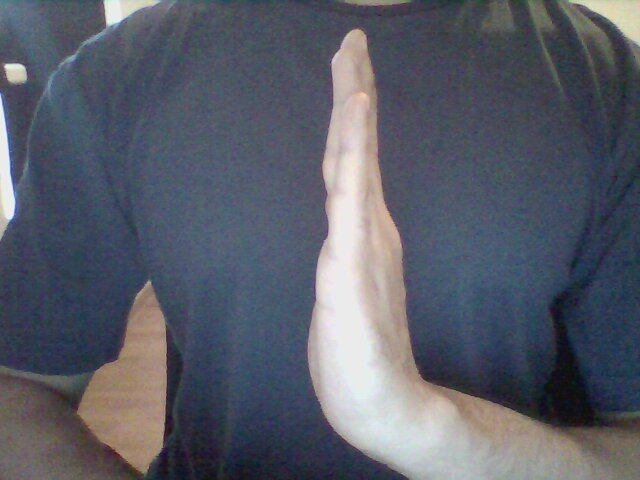
#> input picture notebooks/examples/left_example.jpg, 640 x 480 px
$ jupyter execute image_preprocessing.ipynb
#> lines starting #> are read from the running program, lines starting #| are printed output that depends on the picture; after the words box and inside, x2 and y2 are one past the last pixel; in counts of white or black regions, pixels touching at a corner belong together
[cell 1]
import numpy as np
import matplotlib.pyplot as plt
import cv2

[cell 2]
#crop image
def crop(im, w_crop=.3, h_crop=.2):
    h, w = im.shape
    h_margin, w_margin = int(h*h_crop), int(w*w_crop)
    return im[h_margin:-h_margin, w_margin:-w_margin]

# resize image
def resize(im, shape=(64, 64)):
    width = int(im.shape[1] * shape[1]/ im.shape[1])
    height = int(im.shape[0] * shape[0]/ im.shape[0])
    return cv2.resize(im, (width, height), interpolation=cv2.INTER_AREA)


# make image black and white
def black_white(im):
    (thresh, im_bw) = cv2.threshold(im, 150, 255, cv2.THRESH_BINARY)
    return im_bw


# plot images
def plot_images(im_list, titles=None):
    f, axarr = plt.subplots(1, len(im_list), figsize=(10,10))
    for i, ax, im in zip(range(len(im_list)), axarr, im_list):
        ax.imshow(im, cmap=plt.cm.gray)
        ax.axis("off")
        if titles:
            ax.title.set_text(titles[i])
    plt.show()

def process_image(im):
    return black_white(resize(crop(im)))

[cell 3]
left_im = cv2.imread('examples/left_example.jpg', cv2.IMREAD_GRAYSCALE)
#> left_im: shape (480, 640); min 13, max 243, mean 93.3
left_im_croped = crop(left_im)
left_im_resized = resize(left_im_croped)
left_im_bw = black_white(left_im_resized)
#> in black_white, `(thresh, im_bw) = cv2.threshold(im, 150, 255, cv2.THRESH_BINARY)`:
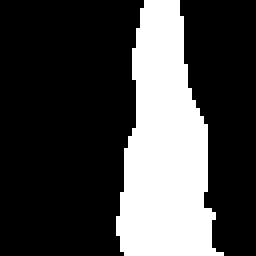
#> im_bw: shape (64, 64) (shown 4 times larger); 27.3% white; 1 white region, box (x1, y1, x2, y2) and area: (29, 0, 56, 64) 1120
left_images = [left_im, left_im_croped, left_im_resized, left_im_bw]

right_im = cv2.imread('examples/right_example.jpg', cv2.IMREAD_GRAYSCALE)
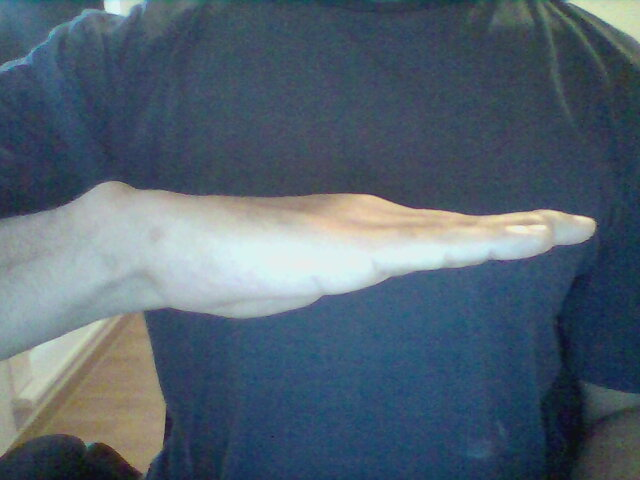
#> input picture notebooks/examples/right_example.jpg, 640 x 480 px
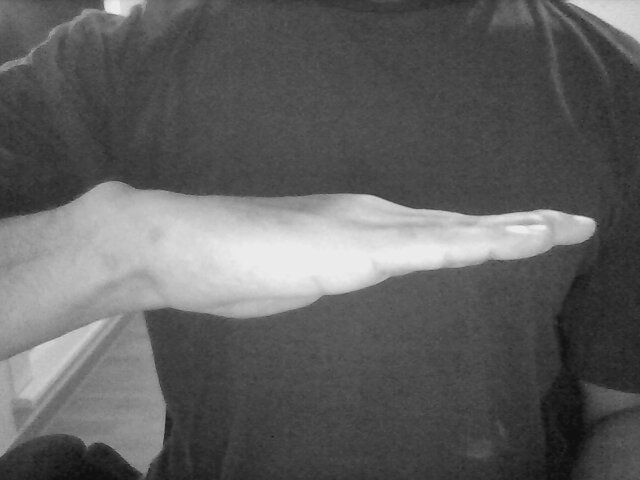
#> right_im: shape (480, 640); min 13, max 242, mean 96
right_im_croped = crop(right_im)
right_im_resized = resize(right_im_croped)
right_im_bw = black_white(right_im_resized)
#> in black_white (call 2), `(thresh, im_bw) = cv2.threshold(im, 150, 255, cv2.THRESH_BINARY)`: im_bw: shape (64, 64); 32.1% white; 1 white region, box (x1, y1, x2, y2) and area: (0, 22, 64, 49) 1316
right_images = [right_im, right_im_croped, right_im_resized, right_im_bw]

wait_im = cv2.imread('examples/wait_example.jpg', cv2.IMREAD_GRAYSCALE)
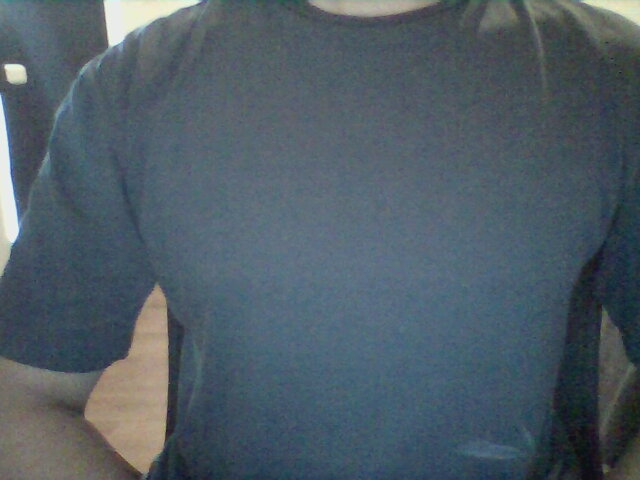
#> input picture notebooks/examples/wait_example.jpg, 640 x 480 px
#> wait_im: shape (480, 640); min 13, max 244, mean 89.8
wait_im_croped = crop(wait_im)
wait_im_resized = resize(wait_im_croped)
wait_im_bw = black_white(wait_im_resized)
#> in black_white (call 3), `(thresh, im_bw) = cv2.threshold(im, 150, 255, cv2.THRESH_BINARY)`: im_bw: shape (64, 64); every value is 0
wait_images = [wait_im, wait_im_croped, wait_im_resized, wait_im_bw]


titles = ["original", "croped", "resized", "black&white"]
print("Accelerate left command")
plot_images(left_images, titles)
#> the loop in plot_images, `for i, ax, im in zip(range(len(im_list)), axarr, im_list):` made 4 passes
print("Accelerate right command")
plot_images(right_images, titles)
#> the loop in plot_images (call 2), `for i, ax, im in zip(range(len(im_list)), axarr, im_list):` made 4 passes
print("Wait command")
plot_images(wait_images, titles)


# resize image
print(f"original image shape: {left_im.shape}")
#| original image shape: (480, 640)
print(f"croped image shape: {left_im_croped.shape}")
#| croped image shape: (288, 256)
print(f"resized image shape: {left_im_resized.shape}")
#| resized image shape: (64, 64)

## Clear background examples

[cell 4]
white_shirt_right_im = cv2.imread('examples/white_shirt_right_example.jpg', cv2.IMREAD_GRAYSCALE)
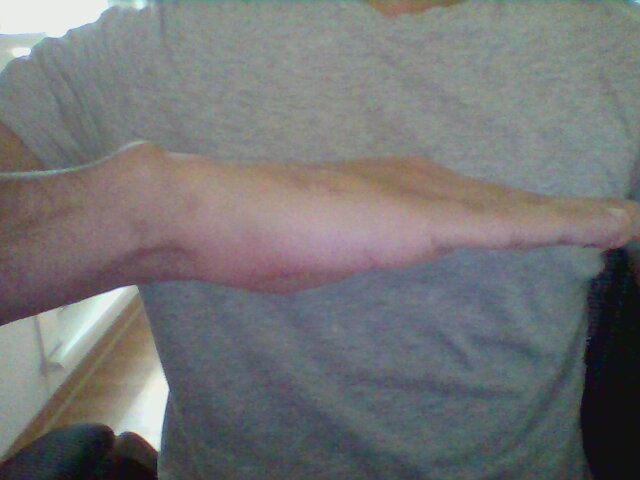
#> input picture notebooks/examples/white_shirt_right_example.jpg, 640 x 480 px
#> white_shirt_right_im: shape (480, 640); min 10, max 243, mean 116.2
white_shirt_right_im_croped = crop(white_shirt_right_im)
white_shirt_right_im_resized = resize(white_shirt_right_im_croped)
white_shirt_right_im_bw = black_white(white_shirt_right_im_resized)
#> in black_white (call 4), `(thresh, im_bw) = cv2.threshold(im, 150, 255, cv2.THRESH_BINARY)`: im_bw: shape (64, 64); 11.7% white; 1 white region, box (x1, y1, x2, y2) and area: (4, 20, 64, 35) 480
white_shirt_right_images = [white_shirt_right_im, white_shirt_right_im_croped, white_shirt_right_im_resized, white_shirt_right_im_bw]

white_shirt_left_im = cv2.imread('examples/white_shirt_left_example.jpg', cv2.IMREAD_GRAYSCALE)
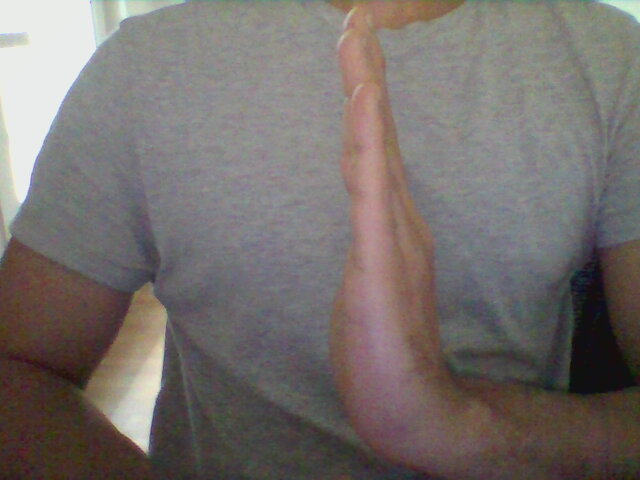
#> input picture notebooks/examples/white_shirt_left_example.jpg, 640 x 480 px
#> white_shirt_left_im: shape (480, 640); min 12, max 249, mean 112.6
white_shirt_left_im_croped = crop(white_shirt_left_im)
white_shirt_left_im_resized = resize(white_shirt_left_im_croped)
white_shirt_left_im_bw = black_white(white_shirt_left_im_resized)
#> in black_white (call 5), `(thresh, im_bw) = cv2.threshold(im, 150, 255, cv2.THRESH_BINARY)`: im_bw: shape (64, 64); 2.7% white; 3 white regions (2 under 20 px), largest, box (x1, y1, x2, y2) and area: (42, 0, 47, 38) 110
white_shirt_left_images = [white_shirt_left_im, white_shirt_left_im_croped, white_shirt_left_im_resized, white_shirt_left_im_bw]

white_shirt_wait_im = cv2.imread('examples/white_shirt_wait_example.jpg', cv2.IMREAD_GRAYSCALE)
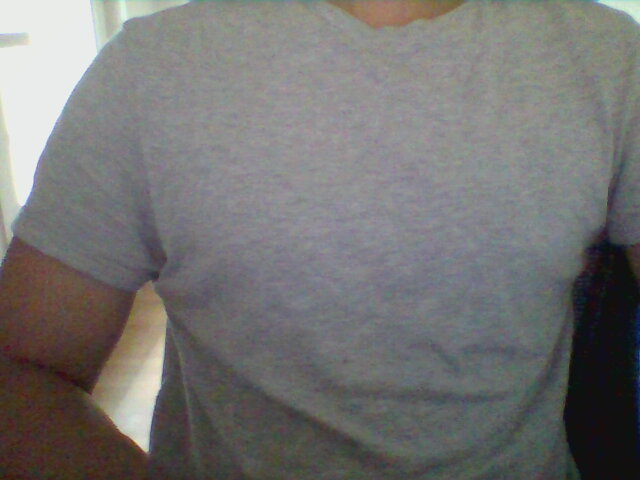
#> input picture notebooks/examples/white_shirt_wait_example.jpg, 640 x 480 px
#> white_shirt_wait_im: shape (480, 640); min 11, max 244, mean 115.6
white_shirt_wait_im_croped = crop(white_shirt_wait_im)
#> in crop (call 6), `return im[h_margin:-h_margin, w_margin:-w_margin]`:
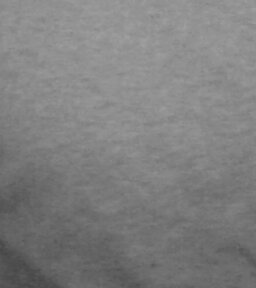
#> returned value: shape (288, 256); min 70, max 160, mean 127.2
white_shirt_wait_im_resized = resize(white_shirt_wait_im_croped)
#> in resize (call 6), `return cv2.resize(im, (width, height), interpolation=cv2.INTER_AREA)`:
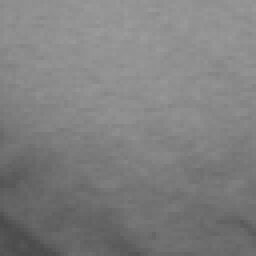
#> returned value: shape (64, 64) (shown 4 times larger); min 75, max 155, mean 127.2
white_shirt_wait_im_bw = black_white(white_shirt_wait_im_resized)
#> in black_white (call 6), `(thresh, im_bw) = cv2.threshold(im, 150, 255, cv2.THRESH_BINARY)`:
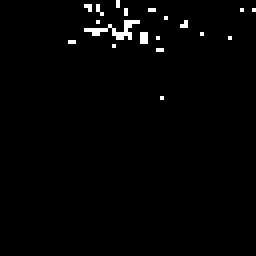
#> im_bw: shape (64, 64) (shown 4 times larger); 1.4% white in thin lines or dots, all inside (x1, y1, x2, y2) = (17, 0, 64, 25)
white_shirt_wait_images = [white_shirt_wait_im, white_shirt_wait_im_croped, white_shirt_wait_im_resized, white_shirt_wait_im_bw]


titles = ["original", "croped", "resized", "black&white"]
print("Accelerate left command")
plot_images(white_shirt_left_images, titles)
print("Accelerate right command")
plot_images(white_shirt_right_images, titles)
print("Wait command")
plot_images(white_shirt_wait_images, titles)
